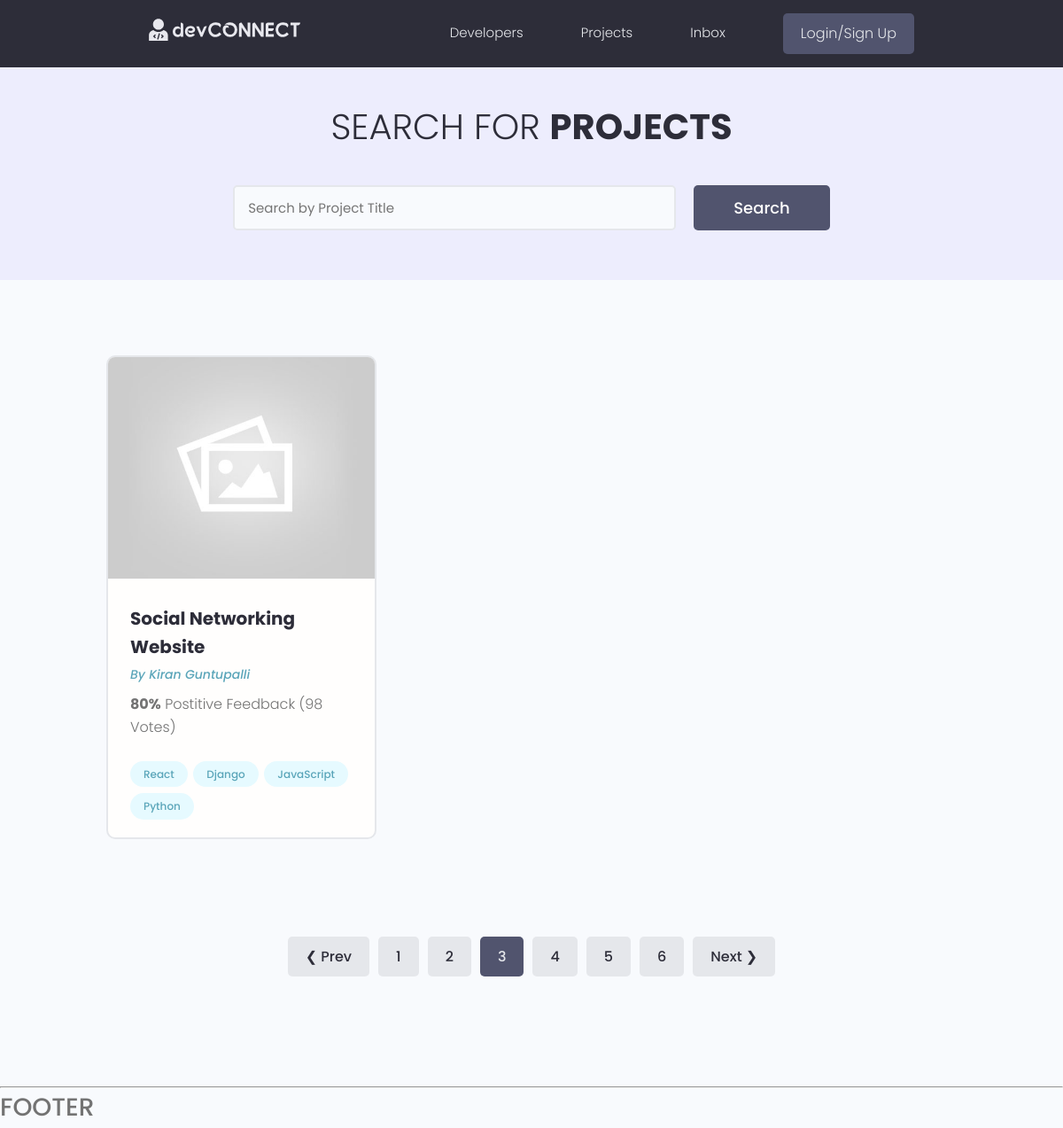
The page /projects/?page=3 on the database its author committed.
### projects/models.py (models this page shows, shortened)
class Project(models.Model):
    owner = models.ForeignKey(Profile, null=True, blank=True, on_delete=models.SET_NULL)
    title = models.CharField(max_length=200)
    description = models.TextField(null=True, blank=True)
    featured_image = models.ImageField(null=True, blank=True, default="default.jpg")
    demo_link = models.CharField(max_length=1000, null=True, blank=True)
    source_link = models.CharField(max_length=1000, null=True, blank=True)
    tags = models.ManyToManyField('Tag', blank=True)
    vote_total = models.IntegerField(default=0, null=True, blank=True)
    vote_ratio = models.IntegerField(default=0, null=True, blank=True)
    created = models.DateTimeField(auto_now_add=True)
    id = models.UUIDField(default=uuid.uuid4, unique=True, primary_key=True, editable=False)

class Tag(models.Model):
    name = models.CharField(max_length=200)
    created = models.DateTimeField(auto_now_add=True)
    id = models.UUIDField(default=uuid.uuid4, unique=True, primary_key=True, editable=False)
    def __str__(self):
        return self.name

### users/models.py (models this page shows, shortened)
class Profile(models.Model):
    user = models.OneToOneField(User, on_delete=models.CASCADE, null=True, blank=True)
    name = models.CharField(max_length=200, null=True, blank=True)
    email = models.CharField(max_length=200, null=True, blank=True)
    username = models.CharField(max_length=200, null=True, blank=True)
    location = models.CharField(max_length=200, blank=True, null=True)
    headline = models.CharField(max_length=300, null=True, blank=True)
    bio = models.TextField(null=True, blank=True)
    profile_image = models.ImageField(null=True, blank=True, upload_to='profiles/', default="profiles/defaultuser.png")
    social_github = models.CharField(max_length=200, null=True, blank=True)
    social_twitter = models.CharField(max_length=200, null=True, blank=True)
    social_linkedin = models.CharField(max_length=200, null=True, blank=True)
    social_youtube = models.CharField(max_length=200, null=True, blank=True)
    social_website = models.CharField(max_length=200, null=True, blank=True)
    created = models.DateTimeField(auto_now_add=True)
    id = models.UUIDField(default=uuid.uuid4, unique=True, primary_key=True, editable=False)

### projects/views.py (the view)
# urls.py: path('projects/', include('projects.urls')),
def projects(request):
    projects, search_query = searchProjects(request)
    custom_range, projects = paginateProjects(request, projects, 1)
    context = {'projects' : projects, 'search_query' : search_query, 'custom_range' : custom_range}
    return render(request, 'projects/projects.html', context)

### projects/utils.py (called while the page is built)
def searchProjects(request):
    search_query = ''
    if request.GET.get('search_query'):
        search_query = request.GET.get('search_query')
    tags = Tag.objects.filter(name__icontains = search_query)
    projects = Project.objects.distinct().filter(
        Q(title__icontains = search_query) |
        Q(description__icontains = search_query) |
        Q(owner__name__icontains = search_query) |
        Q(tags__in = tags)
    )
    return projects, search_query

def paginateProjects(request, projects, results):
    page = request.GET.get('page')
    paginator = Paginator(projects, results)
    try:
        projects = paginator.page(page)
    except PageNotAnInteger:
        page = 1
        projects = paginator.page(page)
    except EmptyPage:
        page = paginator.num_pages
        projects = paginator.page(page)
    leftIndex = (int(page) - 4)
    if leftIndex < 1:
        leftIndex = 1
    rightIndex = (int(page) + 5)
    if rightIndex > paginator.num_pages:
        rightIndex = paginator.num_pages + 1
    custom_range = range(leftIndex, rightIndex)
    return custom_range, projects

### projects/templates/projects/projects.html (shortened to what this page needs)
{% extends 'main.html' %}
{% block content %}
<main class="projects">
    <section class="hero-section text-center">
      <div class="container container--narrow">
        <div class="hero-section__box">
          <h2>Search for <span>Projects</span></h2>
        </div>
        <div class="hero-section__search">
          <form class="form" action="" method="get">
            <div class="form__field">
              <input class="input input--text" id="formInput#search" type="text" name="search_query"
                value="{{search_query}}" placeholder="Search by Project Title" autocomplete="off" />
            </div>
            <input class="btn btn--sub btn--lg" type="submit" value="Search" />
          </form>
        </div>
      </div>
    </section>
    <section class="projectsList">
      <div class="container">
        <div class="grid grid--three">
          {% for project in projects %}
          <div class="column">
            <div class="card project">
              <a href="{% url 'project' project.id %}" class="project">
                <img class="project__thumbnail" src="{{project.featured_image.url}}" alt="project thumbnail" />
                <div class="card__body">
                  <h3 class="project__title">{{project.title}}</h3>
                  <p><a class="project__author" href="{% url 'user-profile' project.owner.id %}">By {{project.owner.name}}</a></p>
                  <p class="project--rating">
                    <span style="font-weight: bold;">{{project.vote_ratio}}%</span> Postitive
                    Feedback ({{project.vote_total}} Vote{{project.vote_total | pluralize:"s"}})
                  </p>
                  <div class="project__tags">
                    {% for tag in project.tags.all %}
                    <span class="tag tag--pill tag--main">
                      <small>{{tag}}</small>
                    </span>
                    {% endfor %}
                  </div>
                </div>
              </a>
            </div>
          </div>
          {% endfor %}
        </div>
      </div>
    </section>
    {% include 'pagination.html' with queryset=projects custom_range=custom_range %}
  </main>
{% endblock content %}

### static/styles/app.css (style rules this page uses)
:root { --color-sub: #2d2d39; }
.btn--sub { background-color: var(--color-sub-light); }
.card { border: 2px solid var(--color-light); }
img { width: 100%; }
.hero-section { height: 40vh; display: flex; align-items: center; background-color: var(--color-sub); }
.hero-section__box { margin-bottom: 4rem; }
.hero-section__box > h2, .hero-section__box > h2 > span { font-size: 4rem; color: var(--color-light); line-height: 1.3; text-transform: uppercase; }
.hero-section__box > h2 { font-weight: 300; }
.hero-section__box > h2 > span { font-weight: 700; }
.hero-section__search > .form { display: flex; align-items: center; justify-content: center; gap: 2rem; }
.hero-section__search > .form input.input--text { width: 50rem; }
.project__author { font-size: 1.4rem; font-style: italic; }
.project--rating { margin-bottom: 1.6em; margin-top: .5em; }
.projects > .hero-section { background: var(--color-sub-lighter); height: 30vh; }
.projects .hero-section__box { margin-bottom: 2.5rem; }
.projects .hero-section__box > h2 { color: var(--color-sub); }
.projects .hero-section__box > h2 > span { font-weight: 700; color: var(--color-sub); }
.projectsList { margin-top: 8rem; }
.project__thumbnail { height: 25rem; object-fit: cover; object-position: top center; }
.project__title { font-size: 2rem; font-weight: 700; color: var(--color-sub); }

### static/uikit/styles/modules/_variables.css (style rules this page uses)
:root { --color-main: #5aa5b9; --color-main-light: #e6faff; --color-sub: #3f4156; --color-sub-light: #51546e; --color-sub-lighter: #ededfd; --color-text: #737373; --color-gray: #8b8b8b; --color-light: #e5e7eb; --color-light-gray: #767676; --color-bg: #f8fafd; --color-white: #fffefd; --color-white-light: #f3f3f3; --color-success: #359e64; --color-success-bg: #def8e8; --color-error: #fc4b0b; --color-error-bg: #fff2ee; --font-base: 'Poppins', arial, helvetica, 'Segoe UI', roboto, ubuntu, sans-serif; --font-monospace: 'Fira Code', 'Courier New', courier, monospace; --font-regular: 300; --font-medium: 500; --font-bold: 700; --generic-shadow: 1px 1px 5px #00000010; --generic-transition: all 0.3s ease-in-out; }

### static/uikit/styles/modules/_base.css (style rules this page uses)
* { margin: 0; padding: 0; box-sizing: border-box; text-rendering: optimizeLegibility; color: inherit; font-size: inherit; }
html { font-size: 50%; }
@media only screen and (min-width: 480px) { html { font-size: 56.25%; } }
@media only screen and (min-width: 1200px) { html { font-size: 62.5%; } }
body { line-height: 1.6; font-weight: 400; font-size: 1.5rem; color: var(--color-text); background-color: var(--color-bg); min-height: 100vh; }

### static/uikit/styles/modules/_typography.css (style rules this page uses)
* { font-family: var(--font-base); }
h2 { font-size: 3.6rem; font-weight: var(--font-bold); }
h3 { font-size: 3.2rem; font-weight: var(--font-medium); }
p, span, strong { font-size: 1.6rem; color: var(--color-text); font-weight: var(--font-regular); }
a { padding-bottom: 2px; text-decoration: none; display: inline-block; color: var(--color-main); font-weight: var(--font-medium); }

### static/uikit/styles/modules/_utilities.css (style rules this page uses)
.container { width: 92%; max-width: 165rem; margin: 0 auto; box-sizing: border-box; }
.container--narrow { width: 92%; max-width: 120rem; }
@media screen and (min-width: 1000px) { .container { width: 90%; } }
@media screen and (min-width: 1000px) { .container--narrow { width: 85%; } }
@media screen and (min-width: 1200px) { .container { width: 80%; } }
@media screen and (min-width: 1200px) { .container--narrow { width: 72%; } }
.text-center { text-align: center; }

### static/uikit/styles/modules/_button.css (style rules this page uses)
.btn { display: inline-block; position: relative; cursor: pointer; background-color: var(--color-light); font-weight: var(--font-medium); color: var(--color-sub); text-decoration: none; padding: 1rem 2rem; border-radius: 0.5rem; border: none; width: -webkit-fit-content; width: -moz-fit-content; width: fit-content; height: -webkit-fit-content; height: -moz-fit-content; height: fit-content; font-size: 1.6rem; outline-width: 0; outline-color: transparent; -webkit-backface-visibility: hidden; backface-visibility: hidden; transition: all 0.3s ease-in-out; }
.btn--sub { background-color: var(--color-sub); color: var(--color-white); }
.btn--lg { font-size: 1.8rem; padding: 1.2rem 4.5rem; }

### static/uikit/styles/modules/_card.css (style rules this page uses)
.card { border-radius: 1rem; background-color: var(--color-white); border: 1.5px solid var(--color-light); width: auto; height: auto; margin-top: 0.5rem; margin-bottom: 0.5rem; overflow: hidden; }
.card__body, .card__header { padding: 2rem 2.5rem; }

### rows shown on the page
Project: featured_image (placeholder picture), title "Social Networking Website", owner.name "Kiran Guntupalli", vote_ratio "80", vote_total "98", vote_total|pluralize "s"
Tag: name "React"
Tag: name "Django"
Tag: name "JavaScript"
Tag: name "Python"

### other values the page prints
{{ page }} "1" "2" "4" "5" "6"
{{ page }} "3"
